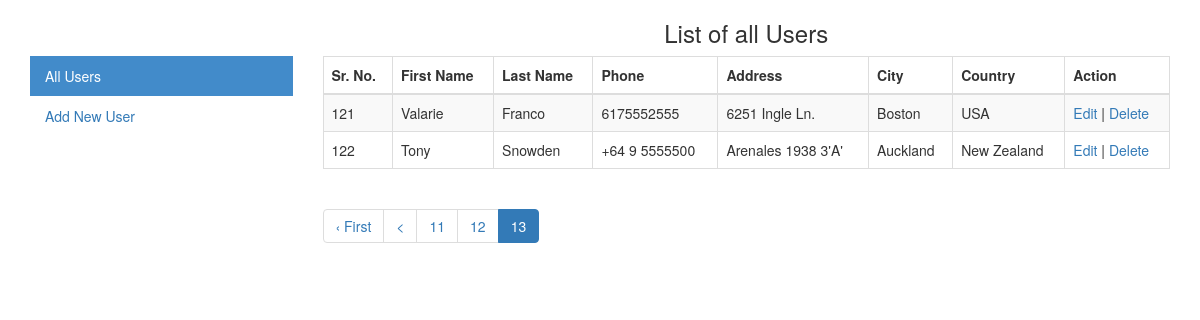
Page /users/120 on the committed database.
### tables this page shows
CREATE TABLE `users` (
  `id` int(10) UNSIGNED NOT NULL,
  `FirstName` varchar(50) NOT NULL,
  `LastName` varchar(50) NOT NULL DEFAULT '',
  `phone` varchar(50) NOT NULL DEFAULT '',
  `address` varchar(50) NOT NULL DEFAULT '',
  `city` varchar(50) NOT NULL DEFAULT '',
  `country` varchar(50) NOT NULL DEFAULT ''
);

### index.php (called while the page is built, shortened)
<?php
require_once BASEPATH.'core/CodeIgniter.php';

### application/models/Usermodel.php (called while the page is built, shortened)
<?php
class UserModel extends CI_Model {
    public function getAllUsers($limit = null, $start= null) {
        $this->db->limit($limit, $start);
        $query = $this->db->get('users');
        return $query->result();
    }
}

### application/views/users/index.php (the view, shortened to what this page needs)
<!DOCTYPE html>
<html>
    <head>
        <link rel="stylesheet" href="https://maxcdn.bootstrapcdn.com/bootstrap/3.3.7/css/bootstrap.min.css" />
    </head>
    <body>
        <div class="container">
            <div class="row">
                <div class="col-sm-3 sidebar">
                    <h3>&nbsp;</h3>
                    <ul class="nav nav-sidebar">
                        <li><a href="<?php echo base_url('users');?>" style="background: #428bca;color:#fff;">All Users</a></li>
                        <li><a href="<?php echo base_url('users/add');?>">Add New User</a></li>
                    </ul>
                </div>
                <div class="col-sm-9">
                    <h3 class="text-center">List of all Users</h3>
                    <table class="table table-hover table-striped table-bordered">
                        <thead>
                            <tr>
                                <th>Sr. No.</th>
                                <th>First Name</th>
                                <th>Last Name</th>
                                <th>Phone</th>
                                <th>Address</th>
                                <th>City</th>
                                <th>Country</th>
                                <th>Action</th>
                            </tr>
                        </thead>
                        <tbody>
                            <?php $i = 1;
                            foreach ($users as $user): ?>
                                <tr>
                                    <td><?php echo $i + $this->uri->segment(2); ?></td>
                                    <td><?php echo $user->FirstName; ?></td>
                                    <td><?php echo $user->LastName; ?></td>
                                    <td><?php echo $user->phone; ?></td>
                                    <td><?php echo $user->address; ?></td>
                                    <td><?php echo $user->city; ?></td>
                                    <td><?php echo $user->country; ?></td>
                                    <td><a href="<?php echo base_url('users/edit/' . $user->id.'/'.$this->uri->segment(2)); ?>">Edit</a> | <a href="<?php echo base_url('users/delete/' . $user->id.'/'.$this->uri->segment(2)); ?>">Delete</a></td>
                                </tr>
                            <?php $i++; endforeach; ?>
                        </tbody>
                    </table>
                </div>
                <div class="col-sm-3"></div>
                <div class="col-sm-9">
                    <ul class="pagination">
                        <?php echo $pagination; ?>
                    </ul>
                </div>
            </div>
        </div>
    </body>
</html>

### rows in the picture
users: segment "121", FirstName "Valarie", LastName "Franco", phone "6175552555", address "6251 Ingle Ln.", city "Boston", country "USA"
users: segment "122", FirstName "Tony", LastName "Snowden", phone "+64 9 5555500", address "Arenales 1938 3'A'", city "Auckland", country "New Zealand"

### other values in the picture
$pagination "‹ First < 11 12 13"
